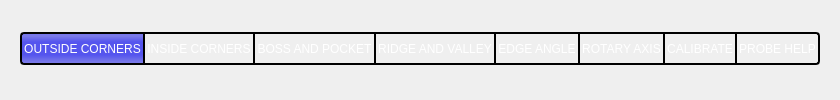
              <widget class="QWidget" name="probe_group_select" native="true">
               <property name="styleSheet">
                <string notr="true"/>
               </property>
               <layout class="QHBoxLayout" name="horizontalLayout_31">
                <property name="spacing">
                 <number>0</number>
                </property>
                <property name="leftMargin">
                 <number>20</number>
                </property>
                <property name="topMargin">
                 <number>3</number>
                </property>
                <property name="rightMargin">
                 <number>20</number>
                </property>
                <property name="bottomMargin">
                 <number>6</number>
                </property>
                <item>
                 <widget class="QPushButton" name="outside_corners">
                  <property name="focusPolicy">
                   <enum>Qt::NoFocus</enum>
                  </property>
                  <property name="styleSheet">
                   <string notr="true">QPushButton {
    margin-top: 2px;
    margin-bottom: 2px;
    color: white;
    background:  qlineargradient(x1: 0, y1: 0, x2: 0, y2: 1,
                                     stop: 0 #4e4e4e, stop: 1.0 #3a3a3a);
    border-style: solid;
    border-color: black;
    border-top-width: 2px;
    border-bottom-width: 2px;
    border-right-width: 1px;
    border-left-width: 2px;
    min-width: 10ex;
    min-height: 25;
    padding: 2px;
    border-top-left-radius: 4px;
    border-top-right-radius: 0px;
    border-bottom-left-radius: 4px;
    border-bottom-right-radius: 0px;
}

QPushButton:pressed, QPushButton:hover {
    background:  qlineargradient(x1: 0, y1: 0, x2: 0, y2: 1,
                                     stop: 0 #A19E9E, stop: 1.0 #5C5959);
}

QPushButton:checked {
    background:  qlineargradient(spread:pad, x1:0, y1:0, x2:0, y2:1, stop:0 rgba(112, 112, 238, 255), stop:0.121053 rgba(123, 123, 232, 255), stop:0.3 rgba(85, 85, 238, 255), stop:0.694737 rgba(85, 85, 238, 255), stop:0.915789 rgba(123, 123, 232, 255), stop:1 rgba(112, 112, 238, 255))
}</string>
                  </property>
                  <property name="text">
                   <string>OUTSIDE CORNERS</string>
                  </property>
                  <property name="checkable">
                   <bool>true</bool>
                  </property>
                  <property name="checked">
                   <bool>true</bool>
                  </property>
                  <property name="autoExclusive">
                   <bool>true</bool>
                  </property>
                  <property name="page" stdset="0">
                   <number>0</number>
                  </property>
                  <attribute name="buttonGroup">
                   <string notr="true">probeTabGroup</string>
                  </attribute>
                 </widget>
                </item>
                <item>
                 <widget class="QPushButton" name="inside_corners">
                  <property name="focusPolicy">
                   <enum>Qt::NoFocus</enum>
                  </property>
                  <property name="styleSheet">
                   <string notr="true">QPushButton {
    margin-top: 2px;
    margin-bottom: 2px;
    color: white;
    background:  qlineargradient(x1: 0, y1: 0, x2: 0, y2: 1,
                                     stop: 0 #4e4e4e, stop: 1.0 #3a3a3a);
    border-style: solid;
    border-color: black;
    border-top-width: 2px;
    border-bottom-width: 2px;
    border-right-width: 1px;
    border-left-width: 1px;
    min-width: 10ex;
    min-height: 25;
    padding: 2px;
    border-top-left-radius: 0px;
    border-top-right-radius: 0px;
    border-bottom-left-radius: 0px;
    border-bottom-right-radius: 0px;
}

QPushButton:pressed, QPushButton:hover {
    background:  qlineargradient(x1: 0, y1: 0, x2: 0, y2: 1,
                                     stop: 0 #A19E9E, stop: 1.0 #5C5959);
}

QPushButton:checked {
    background:  qlineargradient(spread:pad, x1:0, y1:0, x2:0, y2:1, stop:0 rgba(112, 112, 238, 255), stop:0.121053 rgba(123, 123, 232, 255), stop:0.3 rgba(85, 85, 238, 255), stop:0.694737 rgba(85, 85, 238, 255), stop:0.915789 rgba(123, 123, 232, 255), stop:1 rgba(112, 112, 238, 255))
}</string>
                  </property>
                  <property name="text">
                   <string>INSIDE CORNERS</string>
                  </property>
                  <property name="checkable">
                   <bool>true</bool>
                  </property>
                  <property name="autoExclusive">
                   <bool>true</bool>
                  </property>
                  <property name="page" stdset="0">
                   <number>1</number>
                  </property>
                  <attribute name="buttonGroup">
                   <string notr="true">probeTabGroup</string>
                  </attribute>
                 </widget>
                </item>
                <item>
                 <widget class="QPushButton" name="boss_and_pocket">
                  <property name="focusPolicy">
                   <enum>Qt::NoFocus</enum>
                  </property>
                  <property name="styleSheet">
                   <string notr="true">QPushButton {
    margin-top: 2px;
    margin-bottom: 2px;
    color: white;
    background:  qlineargradient(x1: 0, y1: 0, x2: 0, y2: 1,
                                     stop: 0 #4e4e4e, stop: 1.0 #3a3a3a);
    border-style: solid;
    border-color: black;
    border-top-width: 2px;
    border-bottom-width: 2px;
    border-right-width: 1px;
    border-left-width: 1px;
    min-width: 10ex;
    min-height: 25;
    padding: 2px;
    border-top-left-radius: 0px;
    border-top-right-radius: 0px;
    border-bottom-left-radius: 0px;
    border-bottom-right-radius: 0px;
}

QPushButton:pressed, QPushButton:hover {
    background:  qlineargradient(x1: 0, y1: 0, x2: 0, y2: 1,
                                     stop: 0 #A19E9E, stop: 1.0 #5C5959);
}

QPushButton:checked {
    background:  qlineargradient(spread:pad, x1:0, y1:0, x2:0, y2:1, stop:0 rgba(112, 112, 238, 255), stop:0.121053 rgba(123, 123, 232, 255), stop:0.3 rgba(85, 85, 238, 255), stop:0.694737 rgba(85, 85, 238, 255), stop:0.915789 rgba(123, 123, 232, 255), stop:1 rgba(112, 112, 238, 255))
}</string>
                  </property>
                  <property name="text">
                   <string>BOSS AND POCKET</string>
                  </property>
                  <property name="checkable">
                   <bool>true</bool>
                  </property>
                  <property name="autoExclusive">
                   <bool>true</bool>
                  </property>
                  <property name="page" stdset="0">
                   <number>2</number>
                  </property>
                  <attribute name="buttonGroup">
                   <string notr="true">probeTabGroup</string>
                  </attribute>
                 </widget>
                </item>
                <item>
                 <widget class="QPushButton" name="ridge_and_valley">
                  <property name="focusPolicy">
                   <enum>Qt::NoFocus</enum>
                  </property>
                  <property name="styleSheet">
                   <string notr="true">QPushButton {
    margin-top: 2px;
    margin-bottom: 2px;
    color: white;
    background:  qlineargradient(x1: 0, y1: 0, x2: 0, y2: 1,
                                     stop: 0 #4e4e4e, stop: 1.0 #3a3a3a);
    border-style: solid;
    border-color: black;
    border-top-width: 2px;
    border-bottom-width: 2px;
    border-right-width: 1px;
    border-left-width: 1px;
    min-width: 10ex;
    min-height: 25;
    padding: 2px;
    border-top-left-radius: 0px;
    border-top-right-radius: 0px;
    border-bottom-left-radius: 0px;
    border-bottom-right-radius: 0px;
}

QPushButton:pressed, QPushButton:hover {
    background:  qlineargradient(x1: 0, y1: 0, x2: 0, y2: 1,
                                     stop: 0 #A19E9E, stop: 1.0 #5C5959);
}

QPushButton:checked {
    background:  qlineargradient(spread:pad, x1:0, y1:0, x2:0, y2:1, stop:0 rgba(112, 112, 238, 255), stop:0.121053 rgba(123, 123, 232, 255), stop:0.3 rgba(85, 85, 238, 255), stop:0.694737 rgba(85, 85, 238, 255), stop:0.915789 rgba(123, 123, 232, 255), stop:1 rgba(112, 112, 238, 255))
}</string>
                  </property>
                  <property name="text">
                   <string>RIDGE AND VALLEY</string>
                  </property>
                  <property name="checkable">
                   <bool>true</bool>
                  </property>
                  <property name="autoExclusive">
                   <bool>true</bool>
                  </property>
                  <property name="page" stdset="0">
                   <number>3</number>
                  </property>
                  <attribute name="buttonGroup">
                   <string notr="true">probeTabGroup</string>
                  </attribute>
                 </widget>
                </item>
                <item>
                 <widget class="QPushButton" name="rotation_angle">
                  <property name="focusPolicy">
                   <enum>Qt::NoFocus</enum>
                  </property>
                  <property name="styleSheet">
                   <string notr="true">QPushButton {
    margin-top: 2px;
    margin-bottom: 2px;
    color: white;
    background:  qlineargradient(x1: 0, y1: 0, x2: 0, y2: 1,
                                     stop: 0 #4e4e4e, stop: 1.0 #3a3a3a);
    border-style: solid;
    border-color: black;
    border-top-width: 2px;
    border-bottom-width: 2px;
    border-right-width: 1px;
    border-left-width: 1px;
    min-width: 10ex;
    min-height: 25;
    padding: 2px;
    border-top-left-radius: 0px;
    border-top-right-radius: 0px;
    border-bottom-left-radius: 0px;
    border-bottom-right-radius: 0px;
}

QPushButton:pressed, QPushButton:hover {
    background:  qlineargradient(x1: 0, y1: 0, x2: 0, y2: 1,
                                     stop: 0 #A19E9E, stop: 1.0 #5C5959);
}

QPushButton:checked {
    background:  qlineargradient(spread:pad, x1:0, y1:0, x2:0, y2:1, stop:0 rgba(112, 112, 238, 255), stop:0.121053 rgba(123, 123, 232, 255), stop:0.3 rgba(85, 85, 238, 255), stop:0.694737 rgba(85, 85, 238, 255), stop:0.915789 rgba(123, 123, 232, 255), stop:1 rgba(112, 112, 238, 255))
}</string>
                  </property>
                  <property name="text">
                   <string>EDGE ANGLE</string>
                  </property>
                  <property name="checkable">
                   <bool>true</bool>
                  </property>
                  <property name="autoExclusive">
                   <bool>true</bool>
                  </property>
                  <property name="page" stdset="0">
                   <number>4</number>
                  </property>
                  <attribute name="buttonGroup">
                   <string notr="true">probeTabGroup</string>
                  </attribute>
                 </widget>
                </item>
                <item>
                 <widget class="QPushButton" name="rotary_axis_2">
                  <property name="focusPolicy">
                   <enum>Qt::NoFocus</enum>
                  </property>
                  <property name="styleSheet">
                   <string notr="true">QPushButton {
    margin-top: 2px;
    margin-bottom: 2px;
    color: white;
    background:  qlineargradient(x1: 0, y1: 0, x2: 0, y2: 1,
                                     stop: 0 #4e4e4e, stop: 1.0 #3a3a3a);
    border-style: solid;
    border-color: black;
    border-top-width: 2px;
    border-bottom-width: 2px;
    border-right-width: 1px;
    border-left-width: 1px;
    min-width: 10ex;
    min-height: 25;
    padding: 2px;
    border-top-left-radius: 0px;
    border-top-right-radius: 0px;
    border-bottom-left-radius: 0px;
    border-bottom-right-radius: 0px;
}

QPushButton:pressed, QPushButton:hover {
    background:  qlineargradient(x1: 0, y1: 0, x2: 0, y2: 1,
                                     stop: 0 #A19E9E, stop: 1.0 #5C5959);
}

QPushButton:checked {
    background:  qlineargradient(spread:pad, x1:0, y1:0, x2:0, y2:1, stop:0 rgba(112, 112, 238, 255), stop:0.121053 rgba(123, 123, 232, 255), stop:0.3 rgba(85, 85, 238, 255), stop:0.694737 rgba(85, 85, 238, 255), stop:0.915789 rgba(123, 123, 232, 255), stop:1 rgba(112, 112, 238, 255))
}</string>
                  </property>
                  <property name="text">
                   <string>ROTARY AXIS</string>
                  </property>
                  <property name="checkable">
                   <bool>true</bool>
                  </property>
                  <property name="autoExclusive">
                   <bool>true</bool>
                  </property>
                  <property name="page" stdset="0">
                   <number>5</number>
                  </property>
                  <attribute name="buttonGroup">
                   <string notr="true">probeTabGroup</string>
                  </attribute>
                 </widget>
                </item>
                <item>
                 <widget class="QPushButton" name="calibrate">
                  <property name="focusPolicy">
                   <enum>Qt::NoFocus</enum>
                  </property>
                  <property name="styleSheet">
                   <string notr="true">QPushButton {
    margin-top: 2px;
    margin-bottom: 2px;
    color: white;
    background:  qlineargradient(x1: 0, y1: 0, x2: 0, y2: 1,
                                     stop: 0 #4e4e4e, stop: 1.0 #3a3a3a);
    border-style: solid;
    border-color: black;
    border-top-width: 2px;
    border-bottom-width: 2px;
    border-right-width: 1px;
    border-left-width: 1px;
    min-width: 10ex;
    min-height: 25;
    padding: 2px;
    border-top-left-radius: 0px;
    border-top-right-radius: 0px;
    border-bottom-left-radius: 0px;
    border-bottom-right-radius: 0px;
}

QPushButton:pressed, QPushButton:hover {
    background:  qlineargradient(x1: 0, y1: 0, x2: 0, y2: 1,
                                     stop: 0 #A19E9E, stop: 1.0 #5C5959);
}

QPushButton:checked {
    background:  qlineargradient(spread:pad, x1:0, y1:0, x2:0, y2:1, stop:0 rgba(112, 112, 238, 255), stop:0.121053 rgba(123, 123, 232, 255), stop:0.3 rgba(85, 85, 238, 255), stop:0.694737 rgba(85, 85, 238, 255), stop:0.915789 rgba(123, 123, 232, 255), stop:1 rgba(112, 112, 238, 255))
}</string>
                  </property>
                  <property name="text">
                   <string>CALIBRATE</string>
                  </property>
                  <property name="checkable">
                   <bool>true</bool>
                  </property>
                  <property name="autoExclusive">
                   <bool>true</bool>
                  </property>
                  <property name="page" stdset="0">
                   <number>6</number>
                  </property>
                  <attribute name="buttonGroup">
                   <string notr="true">probeTabGroup</string>
                  </attribute>
                 </widget>
                </item>
                <item>
                 <widget class="QPushButton" name="probe_help">
                  <property name="focusPolicy">
                   <enum>Qt::NoFocus</enum>
                  </property>
                  <property name="styleSheet">
                   <string notr="true">QPushButton {
    margin-top: 2px;
    margin-bottom: 2px;
    color: white;
    background:  qlineargradient(x1: 0, y1: 0, x2: 0, y2: 1,
                                     stop: 0 #4e4e4e, stop: 1.0 #3a3a3a);
    border-style: solid;
    border-color: black;
    border-top-width: 2px;
    border-bottom-width: 2px;
    border-right-width: 2px;
    border-left-width: 1px;
    min-width: 10ex;
    min-height: 25;
    padding: 2px;
    border-top-left-radius: 0px;
    border-top-right-radius: 4px;
    border-bottom-left-radius: 0px;
    border-bottom-right-radius: 4px;
}

QPushButton:pressed, QPushButton:hover {
    background:  qlineargradient(x1: 0, y1: 0, x2: 0, y2: 1,
                                     stop: 0 #A19E9E, stop: 1.0 #5C5959);
}

QPushButton:checked {
    background:  qlineargradient(spread:pad, x1:0, y1:0, x2:0, y2:1, stop:0 rgba(112, 112, 238, 255), stop:0.121053 rgba(123, 123, 232, 255), stop:0.3 rgba(85, 85, 238, 255), stop:0.694737 rgba(85, 85, 238, 255), stop:0.915789 rgba(123, 123, 232, 255), stop:1 rgba(112, 112, 238, 255))
}</string>
                  </property>
                  <property name="text">
                   <string>PROBE HELP</string>
                  </property>
                  <property name="checkable">
                   <bool>true</bool>
                  </property>
                  <property name="autoExclusive">
                   <bool>true</bool>
                  </property>
                  <property name="page" stdset="0">
                   <number>7</number>
                  </property>
                  <attribute name="buttonGroup">
                   <string notr="true">probeTabGroup</string>
                  </attribute>
                 </widget>
                </item>
               </layout>
              </widget>
